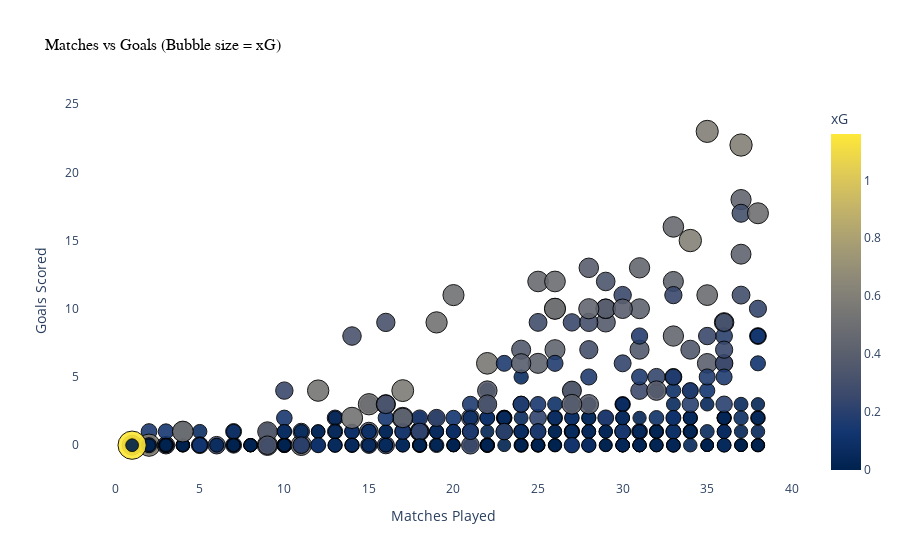

Source (notebook cell):
### Markdown cell above
### Players Goals By Matches In  EPL SEASON

### Code cell
df['Age_level']=df['Age_level'].replace({'under20':0,'20between25':1,'25between30':2,'above30':3})




age_labels = ['Under 20', '20–25', '25–30', 'Above 30']

# plt.figure(figsize=(10,6))
# ax=scatter = plt.scatter(df['Matches'], df['Goals'],
#                       c=df['Age_level'], cmap='summer',s=df['xG']*1000, alpha=0.9, edgecolors='k')




# plt.title('Relationship Between Matches Played and Goals by Age Level', fontsize=14, fontweight='bold')
# plt.xlabel('Matches Played', fontsize=12)
# plt.ylabel('Goals Scored', fontsize=12)




# cbar = plt.colorbar(scatter, ticks=[0,1,2,3])
# cbar.set_label('Age Level', fontsize=12)
# cbar.ax.set_yticklabels(age_labels)


# plt.show()



# Scale bubble sizes (ensure minimum size)
bubble_size = np.interp(df['xG'], (df['xG'].min(), df['xG'].max()), (20, 100))

fig = px.scatter(
    df,
    x='Matches',
    y='Goals',
    size=bubble_size,                # scaled bubble size
    color='xG',                      # color by xG
    hover_name='Name',                # player names on hover
    hover_data=['Position', 'Assists', 'Perc_Passes_Completed','Age'],  # extra info
    color_continuous_scale='Cividis',   # color scale
    title='Matches vs Goals (Bubble size = xG)',
)

# Customize layout
fig.update_layout(
    xaxis_title='Matches Played',
    yaxis_title='Goals Scored',
    plot_bgcolor='white',
    title_font=dict(size=16, family='Arial', color='black')
)

# Make markers more visible
fig.update_traces(marker=dict(line=dict(width=1, color='black'), opacity=0.9))

fig.show()

### Figure 1 — Plotly figure (JSON) as saved in the notebook; plotly's stock layout.template omitted (floating-point values rounded to 4 significant figures; data arrays with more than 128 entries replaced by an {"elided": "..."} marker saying what was removed)
{"data": [{"customdata": {"elided": "532x4 mixed values"}, "hovertemplate": "<b>%{hovertext}</b><br><br>Matches=%{x}<br>Goals=%{y}<br>size=%{marker.size}<br>Position=%{customdata[0]}<br>Assists=%{customdata[1]}<br>Perc_Passes_Completed=%{customdata[2]}<br>Age=%{customdata[3]}<br>xG=%{marker.color}<extra></extra>", "hovertext": {"elided": "532 str values"}, "legendgroup": "", "marker": {"color": {"elided": "532 float values"}, "coloraxis": "coloraxis", "line": {"color": "black", "width": 1}, "opacity": 0.9, "size": {"elided": "532 float values"}, "sizemode": "area", "sizeref": 0.25, "symbol": "circle"}, "mode": "markers", "name": "", "orientation": "v", "showlegend": false, "type": "scatter", "x": {"elided": "532 int values"}, "xaxis": "x", "y": {"elided": "532 int values"}, "yaxis": "y"}], "layout": {"coloraxis": {"colorbar": {"title": {"text": "xG"}}, "colorscale": [[0, "#00224e"], [0.1111, "#123570"], [0.2222, "#3b496c"], [0.3333, "#575d6d"], [0.4444, "#707173"], [0.5556, "#8a8678"], [0.6667, "#a59c74"], [0.7778, "#c3b369"], [0.8889, "#e1cc55"], [1, "#fee838"]]}, "legend": {"itemsizing": "constant", "tracegroupgap": 0}, "plot_bgcolor": "white", "title": {"font": {"color": "black", "family": "Arial", "size": 16}, "text": "Matches vs Goals (Bubble size = xG)"}, "xaxis": {"anchor": "y", "domain": [0, 1], "title": {"text": "Matches Played"}}, "yaxis": {"anchor": "x", "domain": [0, 1], "title": {"text": "Goals Scored"}}}}
